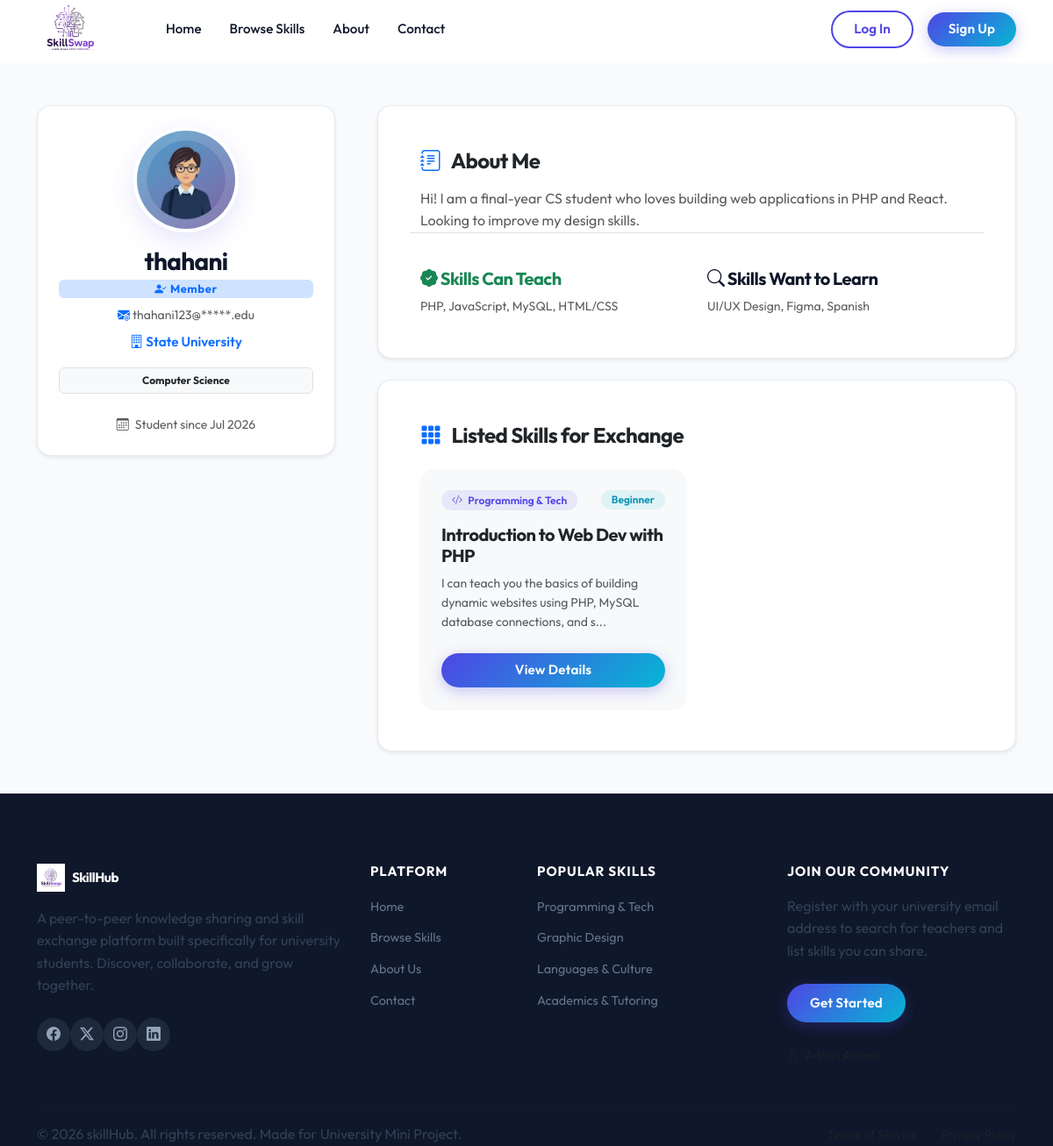
The page /profile.php?id=1 on the database its author committed.
### tables this page shows
CREATE TABLE IF NOT EXISTS `users` (
  `id` INT AUTO_INCREMENT PRIMARY KEY,
  `username` VARCHAR(50) NOT NULL UNIQUE,
  `email` VARCHAR(100) NOT NULL UNIQUE,
  `password` VARCHAR(255) NOT NULL,
  `name` VARCHAR(100) NOT NULL,
  `university` VARCHAR(150) DEFAULT NULL,
  `department` VARCHAR(150) DEFAULT NULL,
  `bio` TEXT DEFAULT NULL,
  `skills_teach` TEXT DEFAULT NULL,
  `skills_learn` TEXT DEFAULT NULL,
  `profile_photo` VARCHAR(255) DEFAULT 'default-profile.png',
  `created_at` TIMESTAMP DEFAULT CURRENT_TIMESTAMP
);

CREATE TABLE IF NOT EXISTS `skills` (
  `id` INT AUTO_INCREMENT PRIMARY KEY,
  `user_id` INT NOT NULL,
  `title` VARCHAR(100) NOT NULL,
  `description` TEXT NOT NULL,
  `category_id` INT NOT NULL,
  `level` ENUM('Beginner', 'Intermediate', 'Advanced') NOT NULL,
  `availability` VARCHAR(100) NOT NULL,
  `created_at` TIMESTAMP DEFAULT CURRENT_TIMESTAMP,
  FOREIGN KEY (`user_id`) REFERENCES `users`(`id`) ON DELETE CASCADE,
  FOREIGN KEY (`category_id`) REFERENCES `categories`(`id`) ON DELETE CASCADE
);

CREATE TABLE IF NOT EXISTS `categories` (
  `id` INT AUTO_INCREMENT PRIMARY KEY,
  `name` VARCHAR(50) NOT NULL UNIQUE,
  `icon` VARCHAR(50) DEFAULT 'bi-code-slash'
);

### includes/auth.php (called while the page is built, shortened)
<?php
function isLoggedIn() {
    return isset($_SESSION['user_id']);
}
?>

### profile.php (the view, shortened to what this page needs)
<?php
require_once 'includes/db.php';
require_once 'includes/auth.php';
$user_id = isset($_GET['id']) ? (int)$_GET['id'] : 0;
$student = null;
try {
    $stmt = $pdo->prepare("SELECT * FROM users WHERE id = ?");
    $stmt->execute([$user_id]);
    $student = $stmt->fetch();
} catch (PDOException $e) {
}
$student_skills = [];
try {
    $stmt = $pdo->prepare("SELECT s.*, c.name as category_name, c.icon as category_icon
                           FROM skills s
                           JOIN categories c ON s.category_id = c.id
                           WHERE s.user_id = ?
                           ORDER BY s.created_at DESC");
    $stmt->execute([$user_id]);
    $student_skills = $stmt->fetchAll();
} catch (PDOException $e) {
}
$is_own_profile = isLoggedIn() && ($_SESSION['user_id'] == $student['id']);
require_once 'includes/header.php';
require_once 'includes/navbar.php';
?>
<div class="container my-5">
    <div class="row g-5">
        <div class="col-lg-4">
            <div class="card card-premium p-4 text-center bg-white shadow-sm">
                <div class="avatar-wrapper mb-3">
                    <img src="assets/uploads/<?php echo htmlspecialchars($student['profile_photo'] ? $student['profile_photo'] : 'default-profile.png'); ?>" alt="Student Photo" class="avatar-profile shadow-md">
                </div>
                <h3 class="fw-bold mb-1"><?php echo htmlspecialchars($student['username']); ?></h3>
                <span class="badge bg-primary-subtle text-primary px-3 py-1 mb-2" style="font-size:0.82rem; letter-spacing:0.04em;"><i class="bi bi-person-check-fill me-1"></i>Member</span>
                <?php
                    $email_parts = explode('@', $student['email']);
                    $masked_email = $email_parts[0] . '@*****.edu';
                ?>
                <p class="text-muted small mb-2"><i class="bi bi-envelope-at-fill text-primary"></i> <?php echo htmlspecialchars($masked_email); ?></p>
                <p class="text-primary fw-semibold mb-3" style="font-size: 0.95rem;">
                    <i class="bi bi-building"></i> <?php echo htmlspecialchars($student['university'] ? $student['university'] : 'University Not Set'); ?>
                </p>
                <span class="badge bg-light text-dark px-3 py-2 border mb-4"><?php echo htmlspecialchars($student['department'] ? $student['department'] : 'Department Not Set'); ?></span>
                <?php if ($is_own_profile): ?>
                    <a href="edit-profile.php" class="btn btn-premium btn-sm w-100 py-2">
                        <i class="bi bi-pencil-square me-1"></i> Edit My Profile
                    </a>
                <?php else: ?>
                    <div class="text-muted small">
                        <i class="bi bi-calendar3 me-1"></i> Student since <?php echo date("M Y", strtotime($student['created_at'])); ?>
                    </div>
                <?php endif; ?>
            </div>
        </div>
        <div class="col-lg-8">
            <div class="card card-premium p-4 p-md-5 bg-white shadow-sm mb-4">
                <h4 class="fw-bold mb-3 text-dark"><i class="bi bi-journal-text text-primary me-2"></i> About Me</h4>
                <p class="text-muted mb-4 leading-relaxed" style="white-space: pre-line;"><?php echo htmlspecialchars($student['bio'] ? $student['bio'] : "This student has not written a bio description yet."); ?></p>
                <div class="row g-4 pt-3 border-top">
                    <div class="col-sm-6">
                        <h5 class="fw-bold text-success mb-2"><i class="bi bi-patch-check-fill"></i> Skills Can Teach</h5>
                        <?php if (!empty($student['skills_teach'])): ?>
                            <p class="text-muted small mb-0"><?php echo htmlspecialchars($student['skills_teach']); ?></p>
                        <?php else: ?>
                            <p class="text-muted small italic mb-0">No list specified yet.</p>
                        <?php endif; ?>
                    </div>
                    <div class="col-sm-6">
                        <h5 class="fw-bold text-secondary-color mb-2"><i class="bi bi-search"></i> Skills Want to Learn</h5>
                        <?php if (!empty($student['skills_learn'])): ?>
                            <p class="text-muted small mb-0"><?php echo htmlspecialchars($student['skills_learn']); ?></p>
                        <?php else: ?>
                            <p class="text-muted small italic mb-0">No list specified yet.</p>
                        <?php endif; ?>
                    </div>
                </div>
            </div>
            <div class="card card-premium p-4 p-md-5 bg-white shadow-sm">
                <h4 class="fw-bold mb-4 text-dark"><i class="bi bi-grid-3x3-gap-fill text-primary me-2"></i> Listed Skills for Exchange</h4>
                <?php if (empty($student_skills)): ?>
                    <div class="text-center py-4">
                        <p class="text-muted mb-0">This student has not posted any active listings yet.</p>
                    </div>
                <?php else: ?>
                    <div class="row g-4">
                        <?php foreach ($student_skills as $skill): ?>
                            <div class="col-md-6">
                                <div class="card card-premium h-100 p-4 bg-light border-0 d-flex flex-column justify-content-between">
                                    <div>
                                        <div class="d-flex justify-content-between align-items-center mb-3">
                                            <span class="badge badge-custom badge-category">
                                                <i class="bi <?php echo htmlspecialchars($skill['category_icon']); ?> me-1"></i> <?php echo htmlspecialchars($skill['category_name']); ?>
                                            </span>
                                            <span class="badge badge-custom badge-level-<?php echo strtolower($skill['level']); ?>"><?php echo htmlspecialchars($skill['level']); ?></span>
                                        </div>
                                        <h5 class="fw-bold text-dark mb-2"><?php echo htmlspecialchars($skill['title']); ?></h5>
                                        <p class="text-muted small mb-3"><?php echo htmlspecialchars(substr($skill['description'], 0, 100)) . (strlen($skill['description']) > 100 ? '...' : ''); ?></p>
                                    </div>
                                    <div class="mt-2">
                                        <a href="skill-details.php?id=<?php echo $skill['id']; ?>" class="btn btn-sm btn-premium w-100 text-center py-2">
                                            View Details
                                        </a>
                                    </div>
                                </div>
                            </div>
                        <?php endforeach; ?>
                    </div>
                <?php endif; ?>
            </div>
        </div>
    </div>
</div>
<?php require_once 'includes/footer.php'; ?>

### rows shown on the page
users: profile_photo (placeholder picture), username "thahani", email "thahani123@*****.edu", university "State University", department "Computer Science", created_at "Jul 2026", bio "Hi! I am a final-year CS student who loves building web applications in PHP and React. Looking to improve my design skills.", skills_teach "PHP, JavaScript, MySQL, HTML/CSS", skills_learn "UI/UX Design, Figma, Spanish"
skills: category.name "Programming & Tech", level "Beginner", title "Introduction to Web Dev with PHP", description "I can teach you the basics of building dynamic websites using PHP, MySQL database connections, and s"
